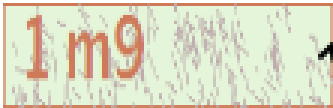
#> input picture src/rpa/logs/captchas/manual_captcha.png, 111 x 36 px (shown 3 times larger)
$ python -i captcha_solver.py   (imports and definitions only)
#> lines starting #> are read from the running program, lines starting #| are printed output that depends on the picture
import cv2
import numpy as np
import pytesseract
import re

def solve_captcha_tesseract(image_bytes: bytes) -> str:
    # 1. Đọc ảnh thô ở chế độ màu (để giữ thông tin độ tương phản nền và chữ)
    nparr = np.frombuffer(image_bytes, np.uint8)
    img = cv2.imdecode(nparr, cv2.IMREAD_COLOR)

    # 2. Phóng to ảnh gấp 3 lần để nét chữ dày hẳn lên, tạo lợi thế khi lọc nhiễu
    img = cv2.resize(img, None, fx=3, fy=3, interpolation=cv2.INTER_CUBIC)

    # 3. Chuyển sang ảnh xám (Grayscale)
    gray = cv2.cvtColor(img, cv2.COLOR_BGR2GRAY)

    # 4. LỌC TRUNG VỊ (Kỹ thuật cốt lõi):
    # Kernel size = 5 sẽ xóa sạch các đường kẻ sọc mảnh mà không làm đứt nét chữ
    blur = cv2.medianBlur(gray, 5)

    # 5. Nhị phân hóa (Đen/Trắng) bằng phương pháp Otsu
    # Sau bước này, chữ sẽ màu trắng, nền màu đen (Tesseract rất thích định dạng này)
    _, thresh = cv2.threshold(blur, 0, 255, cv2.THRESH_BINARY_INV + cv2.THRESH_OTSU)

    # 6. Cấu hình Tesseract
    # --psm 7: Coi toàn bộ ảnh là một dòng text duy nhất
    # whitelist: Ép AI chỉ nhìn ra chữ và số
    config = '--psm 7 -c tessedit_char_whitelist=ABCDEFGHIJKLMNOPQRSTUVWXYZabcdefghijklmnopqrstuvwxyz0123456789'

    # Thực thi nhận diện trên bức ảnh đã làm sạch
    raw_text = pytesseract.image_to_string(thresh, config=config)

    # 7. Xử lý logic hậu kiểm (Dựa trên quy luật vàng của hệ thống)
    # Xóa toàn bộ dấu cách, khoảng trắng, ký tự rác nếu có
    clean_text = re.sub(r'[^a-zA-Z0-9]', '', raw_text)

    # Vì Captcha luôn có 3 ký tự:
    # Nếu Tesseract nhìn ra 4-5 ký tự (do bóng mờ ở viền ảnh), ta cắt lấy 3 ký tự đầu/cuối
    # Ở đây thường viền phải hay bị nhiễu dấu móc (như trong ảnh y2r), ta ưu tiên 3 ký tự đầu
    if len(clean_text) > 3:
        clean_text = clean_text[:3]

    return clean_text

>>> import cv2
>>> picture = cv2.imread('../rpa/logs/captchas/manual_captcha.png', cv2.IMREAD_GRAYSCALE)
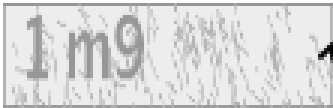
#> picture: shape (36, 111) (shown 3 times larger); min 0, max 255, mean 217.9
>>> result = solve_captcha_tesseract(picture)
#> in solve_captcha_tesseract, `nparr = np.frombuffer(image_bytes, np.uint8)`: nparr = 3996 values, max 255 at index 0, min 0 at index 1775, mean 217.9
#> (the run stopped early here; a loop or call above may not have finished)
